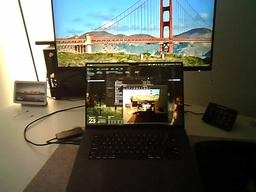
#> input picture project/analysis/captured_frames/1_low_far.jpg, 256 x 192 px, shrunk from 800 x 600 before the run
$ jupyter execute hough.ipynb
#> lines starting #> are read from the running program, lines starting #| are printed output that depends on the picture; after the words box and inside, x2 and y2 are one past the last pixel; in counts of white or black regions, pixels touching at a corner belong together
[cell 1]
import cv2
import numpy as np
import matplotlib.pyplot as plt
IMAGE_PATH = "./captured_frames/1_low_far.jpg"

img = cv2.imread(IMAGE_PATH)
#> img is the input picture: shape (192, 256, 3); mean B, G, R 84.4, 97.6, 96.8
if img is None:
    raise FileNotFoundError("Image not found at provided path")

img_rgb = cv2.cvtColor(img, cv2.COLOR_BGR2RGB)

gray = cv2.cvtColor(img, cv2.COLOR_BGR2GRAY)
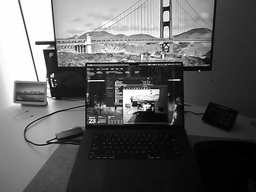
#> gray: shape (192, 256); min 0, max 255, mean 95.9

[cell 2]
# Shi-Tomasi
corners = cv2.goodFeaturesToTrack(
    gray,
    maxCorners=50,
    qualityLevel=0.04,
    minDistance=10
)
#> corners = 50 rows, first 8: [36, 43], [149, 105], [158, 90], [44, 50], [51, 76], [121, 106], [133, 105], [88, 80]

corners = np.int0(corners)

# Zoom window size
ZOOM_SIZE = 40

zoom_plots = []

for i, corner in enumerate(corners):
    x, y = corner.ravel()

    # Draw the detected corner on the main image
    cv2.circle(img_rgb, (x, y), 5, (255, 0, 0), -1)

    # Extract zoom region
    x1 = max(0, x - ZOOM_SIZE)
    x2 = min(gray.shape[1], x + ZOOM_SIZE)
    y1 = max(0, y - ZOOM_SIZE)
    y2 = min(gray.shape[0], y + ZOOM_SIZE)

    zoom_crop = img_rgb[y1:y2, x1:x2]

    # Create enlarged version
    zoom_big = cv2.resize(zoom_crop, None, fx=3, fy=3, interpolation=cv2.INTER_NEAREST)

    zoom_plots.append((f"Corner {i+1}", zoom_big))
#> this loop made 50 passes
#> (x, y, x1, x2, y1, y2) on passes 1 to 12: (36, 43, 0, 76, 3, 83), (149, 105, 109, 189, 65, 145), (158, 90, 118, 198, 50, 130), (44, 50, 4, 84, 10, 90), (51, 76, 11, 91, 36, 116), (121, 106, 81, 161, 66, 146), (133, 105, 93, 173, 65, 145), (88, 80, 48, 128, 40, 120), (121, 92, 81, 161, 52, 132), (166, 45, 126, 206, 5, 85), (85, 46, 45, 125, 6, 86), (52, 96, 12, 92, 56, 136)
#> pass 1, `zoom_crop = img_rgb[y1:y2, x1:x2]`:
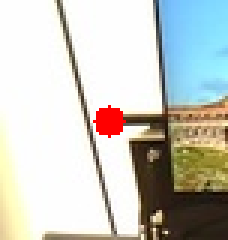
#> zoom_crop: shape (80, 76, 3) (shown 3 times larger); mean R, G, B 200, 201.3, 194.1
#> pass 2, `zoom_crop = img_rgb[y1:y2, x1:x2]`:
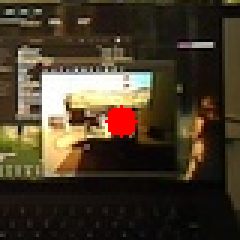
#> zoom_crop: shape (80, 80, 3) (shown 3 times larger); mean R, G, B 71.1, 59.1, 41.5
#> after the loop:
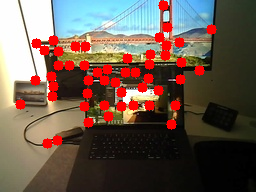
#> img_rgb: shape (192, 256, 3); mean R, G, B 108.2, 88.9, 77.9
#> after the loop:
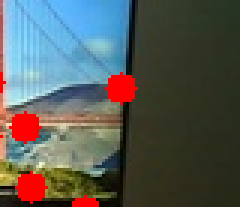
#> zoom_crop: shape (69, 80, 3) (shown 3 times larger); mean R, G, B 87.6, 91.4, 87.2
#> after the loop, zoom_plots = 50 items

plt.figure(figsize=(10, 10))
plt.title("All Detected Corners")
plt.imshow(img_rgb)
plt.axis("off")
plt.show()

[cell 3]
# Edge detection
edges = cv2.Canny(gray, 120, 200)
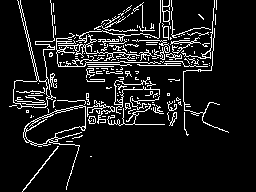
#> edges: shape (192, 256); 9.7% white in thin lines or dots, all inside (x1, y1, x2, y2) = (9, 0, 229, 192)

# HoughLinesP with stricter thresholds (fewer lines)
linesP = cv2.HoughLinesP(
    edges,
    rho = 1,
    theta = np.pi/180,
    threshold = 120,        # ↑ increase to reduce lines
    minLineLength = 80,     # ↑ increase to require longer lines
    maxLineGap = 5          # ↓ decrease to avoid merging
)
#> linesP = None

hough_img = img_rgb.copy()

if linesP is not None:
    for line in linesP:
        x1, y1, x2, y2 = line[0]
        cv2.line(hough_img, (x1, y1), (x2, y2), (0,255,0), 2)

# Display results
plt.figure(figsize=(14,6))

plt.subplot(1,2,1)
plt.title("Edges (Canny)")
plt.imshow(edges, cmap='gray')
plt.axis("off")

plt.subplot(1,2,2)
plt.title("Reduced Hough Lines")
plt.imshow(hough_img)
plt.axis("off")

plt.show()

[cell 4]
# Prepare Hough space
height, width = edges.shape
#> height = 192; width = 256
diag_len = int(np.ceil(np.sqrt(height**2 + width**2)))
#> diag_len = 320

rhos = np.linspace(-diag_len, diag_len, diag_len * 2)
#> rhos = 640 values from -320 to 320
thetas = np.deg2rad(np.arange(-90, 90))

accumulator = np.zeros((len(rhos), len(thetas)), dtype=np.uint64)

# Voting in parameter space
y_idxs, x_idxs = np.nonzero(edges)  # edge coordinates
#> y_idxs = 4763 values from 0 to 191; x_idxs = 4763 values, max 228 at index 4459, min 9 at index 3592, mean 112.9

for i in range(len(x_idxs)):
    x = x_idxs[i]
    y = y_idxs[i]

    for t_idx, theta in enumerate(thetas):
        rho = int(x * np.cos(theta) + y * np.sin(theta))
        rho_idx = rho + diag_len   # shift to index space
        accumulator[rho_idx, t_idx] += 1
#> this loop made 4763 passes
#> (x, y) on passes 1 to 3: (17, 0), (20, 0), (50, 0)
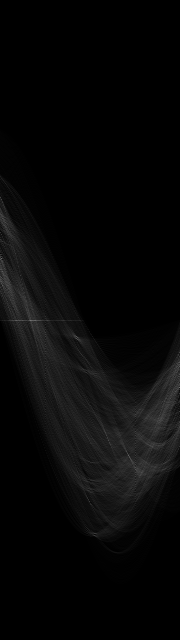
#> accumulator: shape (640, 180) uint64; min 0, max 116, mean 7.4

print("Accumulator shape:", accumulator.shape)
#| Accumulator shape: (640, 180)

[cell 5]
plt.figure(figsize=(12, 8))
plt.title("Hough Accumulator (ρ, θ)")
plt.xlabel("θ (radians)")
plt.ylabel("ρ (pixels)")

plt.imshow(accumulator, cmap="inferno", aspect="auto",
           extent=[thetas[0], thetas[-1], rhos[-1], rhos[0]])

plt.colorbar(label="Votes")
plt.show()
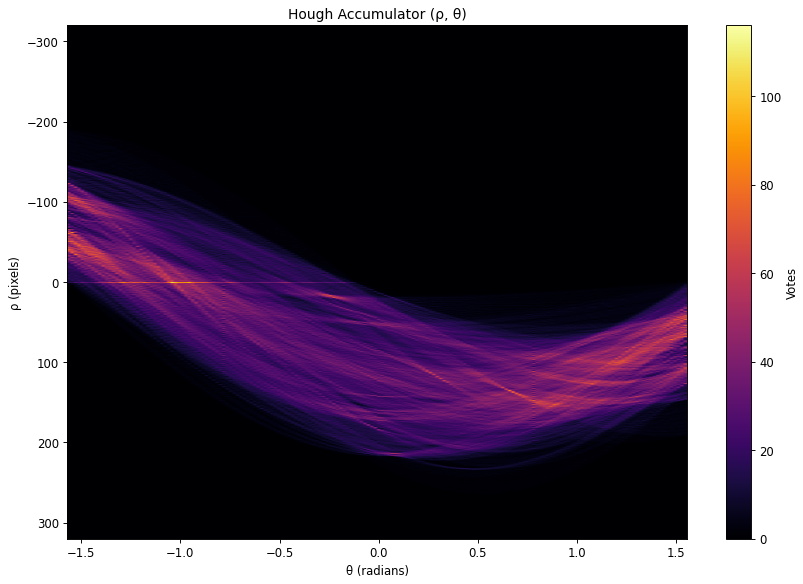
#> figure drawn by matplotlib, 2 panels

[cell 6]
from mpl_toolkits.mplot3d import Axes3D

R, T = np.meshgrid(thetas, rhos)

fig = plt.figure(figsize=(14, 10))
ax = fig.add_subplot(111, projection='3d')

ax.plot_surface(
    T, R, accumulator,
    cmap='inferno',
    linewidth=0,
    antialiased=False
)
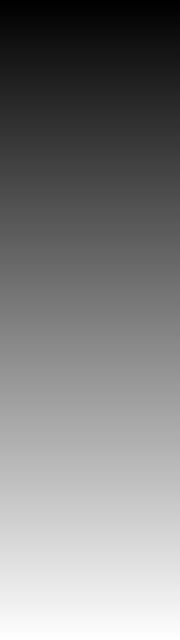
#> T: shape (640, 180) float64; min -320, max 320, mean 0; drawn with min black and max white

ax.set_xlabel("θ (radians)")
ax.set_ylabel("ρ (pixels)")
ax.set_zlabel("Votes")
ax.set_title("3D Hough Accumulator\n(ρ, θ, votes)")

plt.show()
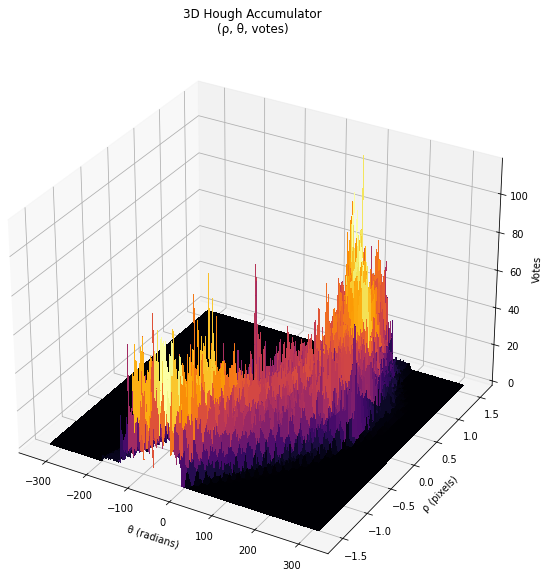
#> figure drawn by matplotlib, 1 panel

$ run again, with project/analysis/captured_frames/3_low_lowB.jpg copied over project/analysis/captured_frames/1_low_far.jpg
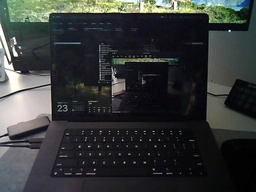
#> input picture project/analysis/captured_frames/3_low_lowB.jpg, 256 x 192 px, shrunk from 800 x 600 before the run
#> img is the input picture: shape (192, 256, 3); mean B, G, R 56.1, 56.7, 53.9
#> corners = 50 rows, first 8: [229, 30], [16, 55], [13, 38], [9, 63], [20, 71], [49, 86], [209, 22], [124, 162]
#> the loop `for i, corner in enumerate(corners):` made 50 passes
#> (x, y, x1, x2, y1, y2) on passes 1 to 8: (229, 30, 189, 256, 0, 70), (16, 55, 0, 56, 15, 95), (13, 38, 0, 53, 0, 78), (9, 63, 0, 49, 23, 103), (20, 71, 0, 60, 31, 111), (49, 86, 9, 89, 46, 126), (209, 22, 169, 249, 0, 62), (124, 162, 84, 164, 122, 192)
#> after the loop `for i, corner in enumerate(corners):`: zoom_plots = 50 items
#> edges: shape (192, 256); 8.5% white in thin lines or dots
#> linesP = [[31, 12, 122, 12]]
#> the loop `for line in linesP:` made 1 pass
#> y_idxs = 4157 values from 0 to 189; x_idxs = 4157 values, max 255 at index 2434, min 0 at index 1279, mean 108.8
#> the loop `for i in range(len(x_idxs)):` made 4157 passes
#> x on passes 1 to 3: 6, 15, 23
#| Accumulator shape: (640, 180)
#> `plt.show()`:
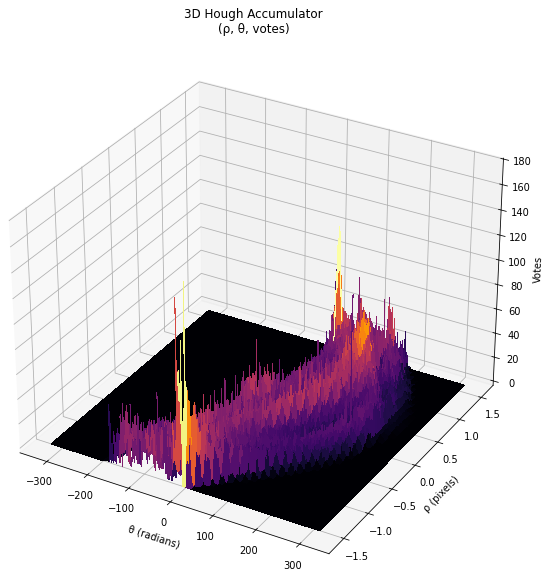
#> figure drawn by matplotlib, 1 panel
